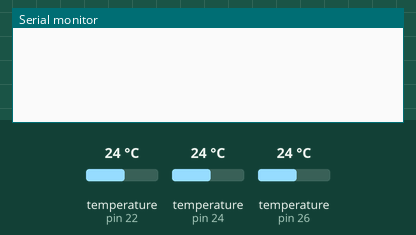
Recording of a sketch running on a simulated Arduino Uno, built with avr-gcc and run on an emulated ATmega328P. On the bench: the last lines printed to the serial monitor. The test bench sets the inputs (shaded band); at power-on: temperature (sensors on pin 22, pin 24, pin 26) 24 °C.

Above: at 1.2 s.
1.3 s: temperature (sensor on pin 22) set to 12 °C
At 4.8 s:
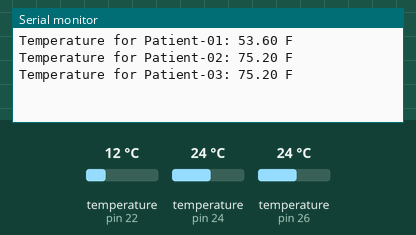
6.2 s: temperature (sensor on pin 24) set to 12 °C
At 8.0 s:
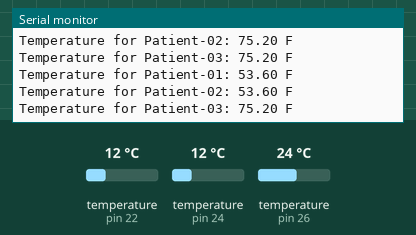
11.1 s: temperature (sensor on pin 26) set to 12 °C
At 14.3 s:
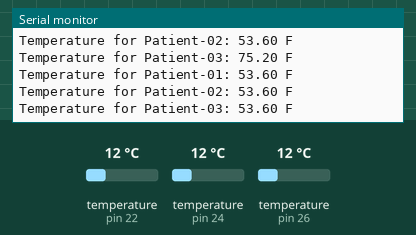
16.0 s: temperature (sensor on pin 22) set to 19 °C
At 17.5 s:
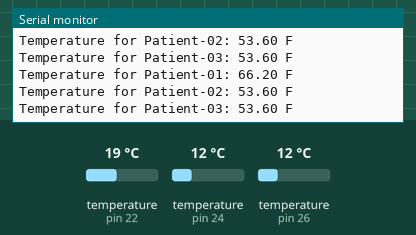
20.9 s: temperature (sensor on pin 24) set to 19 °C
At 23.9 s:
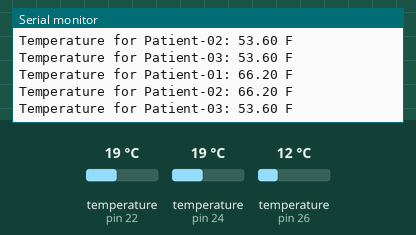
25.8 s: temperature (sensor on pin 26) set to 19 °C
At 27.0 s:
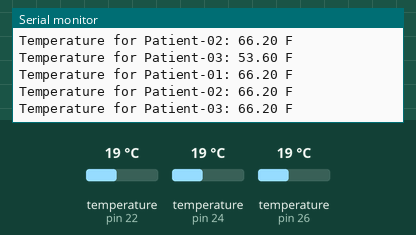
Timing chart, 0 to 28.8 s (numbered marks = the images above; inputs shaded):
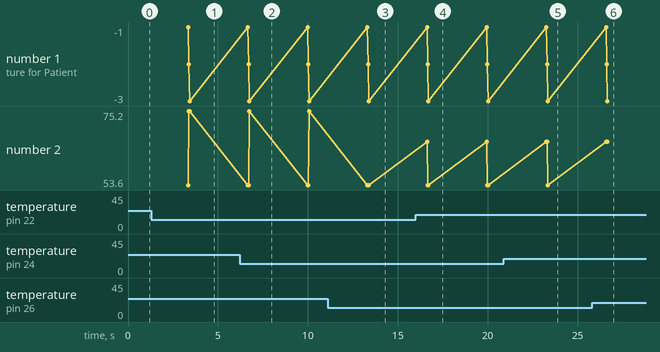

Measured:
- after the input at 1.3 s, the serial monitor: prints a new line after 2.1 s (image 1)
- after the input at 6.2 s, the serial monitor: prints a new line after 0.51 s (image 2)
- after the input at 11.1 s, the serial monitor: prints a new line after 2.3 s (image 3)
- after the input at 16.0 s, the serial monitor: prints a new line after 0.63 s (image 4)
- after the input at 20.9 s, the serial monitor: prints a new line after 2.4 s (image 5)
- after the input at 25.8 s, the serial monitor: prints a new line after 0.86 s (image 6)

The sketch:

AK.ino
```cpp
#include <OneWire.h>
#include <DallasTemperature.h>

OneWire ds18x20[] = { 22, 24, 26 };
const int oneWireCount = sizeof(ds18x20)/sizeof(OneWire);
DallasTemperature sensor[oneWireCount];

void setup(void) {
  // start serial port
  Serial.begin(9600);
  //Serial.println("Dallas Temperature Multiple Bus Control Library Simple Demo");
//  Serial.print("============Ready with ");
//  Serial.print(oneWireCount);
//  Serial.println(" Sensors================");
//
  // Start up the library on all defined bus-wires
  DeviceAddress deviceAddress;
  for (int i = 0; i < oneWireCount; i++) {;
    sensor[i].setOneWire(&ds18x20[i]);
    sensor[i].begin();
    if (sensor[i].getAddress(deviceAddress, 0)) sensor[i].setResolution(deviceAddress, 12);
  }
}

void loop(void) {
  // call sensors.requestTemperatures() to issue a global temperature
  // request to all devices on the bus
  //Serial.print("Requesting temperatures...");
  for (int i = 0; i < oneWireCount; i++) {
    sensor[i].requestTemperatures();
  }
  //Serial.println("DONE");

  delay(1000);
  for (int i = 0; i < oneWireCount; i++) {
    float temperature = sensor[i].getTempCByIndex(0);
    float x=((temperature*9)/5)+32;
    Serial.print("Temperature for Patient-0");
    Serial.print(i+1);
    Serial.print(": ");
    Serial.print(x);
    Serial.println(" F");
  }
  Serial.println();
}
```
